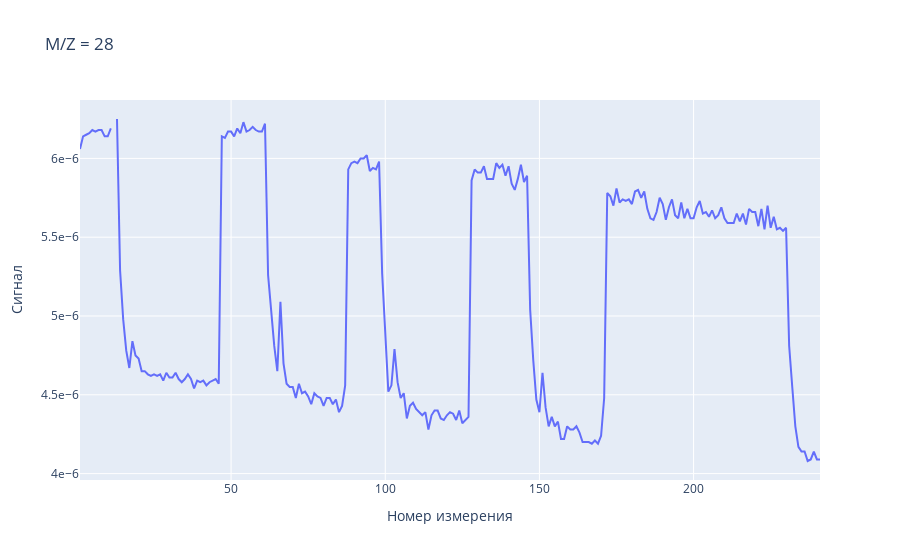

Write notebook code for a chart like this one.
### Code cell
mz = 28 # это m/z
plot_interactive_graph(processed, mz)

### Figure 1 — Plotly figure (JSON) as saved in the notebook; plotly's stock layout.template omitted (floating-point values rounded to 4 significant figures; data arrays with more than 128 entries replaced by an {"elided": "..."} marker saying what was removed)
{"data": [{"hovertemplate": "Номер измерения=%{x}<br>Сигнал=%{y}<extra></extra>", "legendgroup": "", "line": {"color": "#636efa", "dash": "solid"}, "mode": "lines", "name": "", "orientation": "v", "showlegend": false, "type": "scatter", "x": {"elided": "241 int values"}, "xaxis": "x", "y": {"elided": "241 float values"}, "yaxis": "y"}], "layout": {"legend": {"tracegroupgap": 0}, "title": {"text": "M/Z = 28"}, "xaxis": {"anchor": "y", "domain": [0, 1], "title": {"text": "Номер измерения"}}, "yaxis": {"anchor": "x", "domain": [0, 1], "exponentformat": "e", "showexponent": "all", "title": {"text": "Сигнал"}}}}
